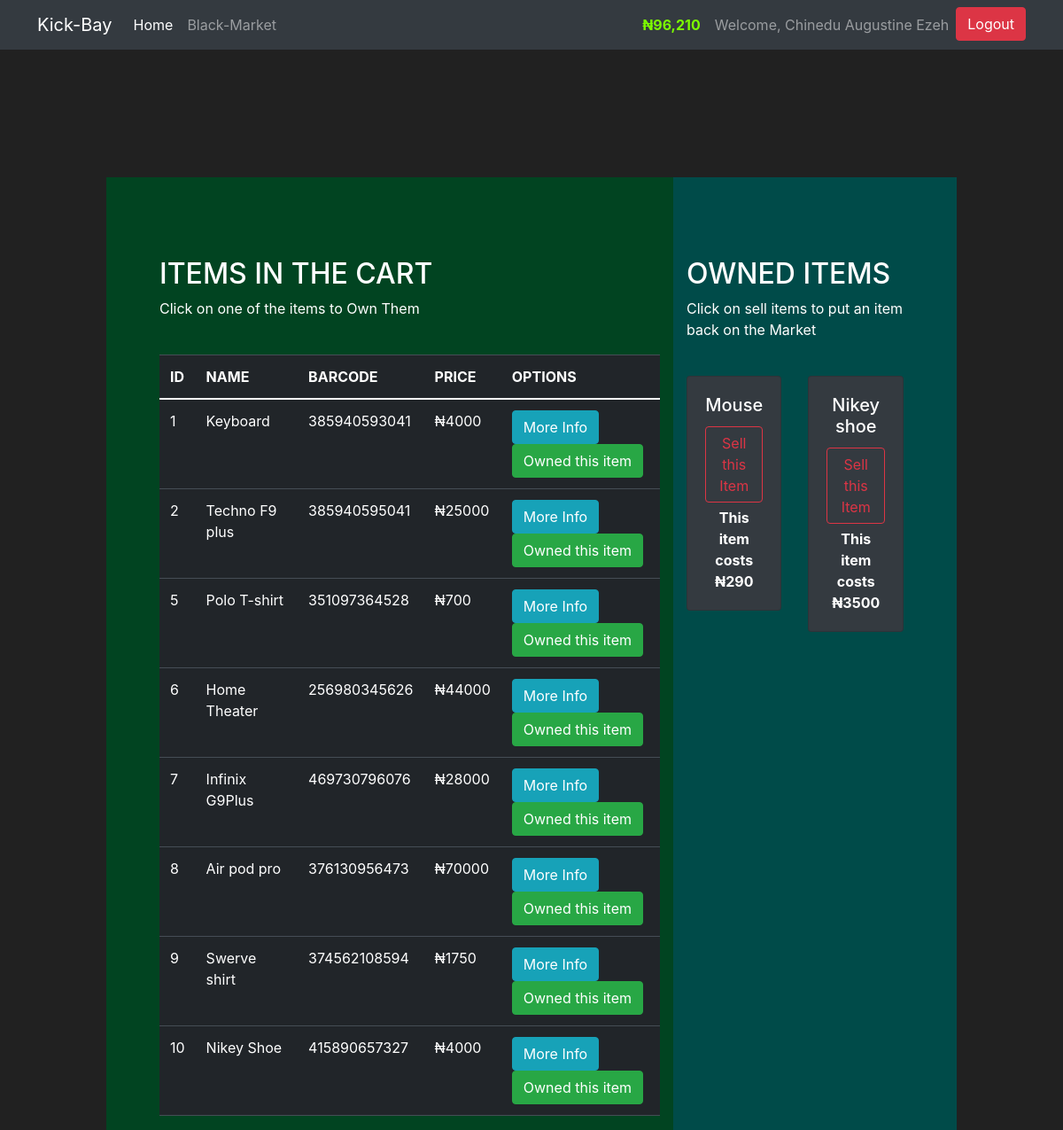
/market (signed in), run on the app's committed database.
### market/model.py (models this page shows, shortened)
class User(db.Model, UserMixin):
    id = db.Column(db.Integer(), primary_key=True)
    user_type = db.Column(db.Enum("1", "2", "3"), nullable=False, default="2")
    username = db.Column(db.String(length=30), nullable=False, unique=True)
    full_name = db.Column(db.String(length=40), nullable=False)
    email_address = db.Column(db.String(length=50), nullable=False, unique=True)
    password_hash = db.Column(db.String(length=60), nullable=False)
    gender = db.Column(db.Enum("Male",  "Female"), nullable=False)
    budget = db.Column(db.Integer(), nullable=False, default=100000)
    items = db.relationship('Item', backref='owned_user', lazy=True)
    @property
    def prettier_budget(self):
        if len(str(self.budget)) >= 4:
            return f'₦{str(self.budget)[:-3]},{str(self.budget)[-3:]}'
        else:
            return f'₦{self.budget}'
    @property
    def password(self):
        return self.password

class Item(db.Model):
    id = db.Column(db.Integer(), primary_key=True)
    name = db.Column(db.String(length=30), nullable=False, unique=True)
    price = db.Column(db.Integer(), nullable=False)
    barcode = db.Column(db.String(length=12), nullable=False, unique=True)
    description = db.Column(db.String(length=1024), nullable=False, unique=True)
    category = db.Column(db.Enum("Clothes", "Phone and Laptop", "Home appliances", "Bags", "Shoes", "Books", "Travelling"), nullable=False)
    color = db.Column(db.Enum("Red", "Blue", "Green", "Yellow", "Pink", "White", "Black", "Purple", "Indigo", "Grey", "Orange"), nullable=False)
    quantity = db.Column(db.Integer(), nullable=False)
    img_path = db.Column(db.String(length=130),  default="image.jpg", unique=True)
    owner = db.Column(db.Integer(), db.ForeignKey("user.id"))

### market/routes.py (the view, shortened to what this page needs)
@app.route('/market', methods=['GET', 'POST'])
@login_required
def market_page():
    purchase_form = PurchaseItemForm()
    selling_form = SellItemForm()
    if request.method == "GET":
        items = Item.query.filter_by(owner=None)
        owned_items = Item.query.filter_by(owner=current_user.id)
        return render_template('market.html', items=items, purchase_form=purchase_form, owned_items=owned_items,
                               selling_form=selling_form)

### market/model.py (called while the page is built)
@login.user_loader
def load_user(user_id):
    return User.query.get(user_id)

### market/templates/market.html (shortened to what this page needs)
{% extends 'base.html' %}
{% block table %}
<div class="row" style="margin-top:200px; margin-left:60px; margin-right:60px; padding-left:60px; padding-right:60px" >
   <div class="col-8" style="background-color:#014421; Padding-top:90px; padding-left:60px">
      <h2>ITEMS IN THE CART</h2>
      <p>Click on one of the items to Own Them</p>
      <br>
      <table class="table table-hover table-dark">
         <thead>
            <tr>
               <th scope="col">ID</th>
               <th scope="col">NAME</th>
               <th scope="col">BARCODE</th>
               <th scope="col">PRICE</th>
               <th scope="col">OPTIONS</th>
            </tr>
         </thead>
         <tbody>
            {% for item in items %}
            <tr>
               <td>{{item.id}}</td>
               <td>{{item.name}}</td>
               <td>{{item.barcode}}</td>
               <td>₦{{item.price}}</td>
               <td>
                  <button class="btn btn-outline btn-info" data-toggle="modal" data-target="#Modal-MoreInfo-{{ item.id }}">More Info</button>
                  <button class="btn btn-outline btn-success" data-toggle="modal" data-target="#Modal-PurchaseConfirm-{{ item.id }}">Owned this item</button>
               </td>
            </tr>
            {% endfor %}
         </tbody>
      </table>
   </div>
   <div class="col-4" style="background-color:#004B49; Padding-top:90px; padding-right:60px">
      <h2>OWNED ITEMS</h2>
      <p>Click on sell items to put an item back on the Market</p>
      <br>
      <div class="row">
          {% for owned_item in owned_items %}
            <div class="col-md-6">
                 <div style="margin-bottom: 5px" class="card text-center bg-dark">
                      <div class="card-body">
                          <h5 class="card-title">{{ owned_item.name }}</h5>
                          <button type="button" class="btn btn-outline-danger" style="margin-bottom: 5px"
                                  data-toggle="modal" data-target="#Modal-SellingConfirm-{{ owned_item.id }}">
                              Sell this Item
                          </button>
                          <p class="card-text"><strong>
                              This item costs ₦{{ owned_item.price }}
                          </strong></p>
                      </div>
                  </div>
             </div>
         {% endfor %}
      </div>
   </div>
</div>
{% endblock %}

### market/templates/base.html (shortened to what this page needs)
<!doctype html>
<html lang="en">
   <head>
      <link href="https://cdn.jsdelivr.net/npm/bootstrap@5.1.0/dist/css/bootstrap.min.css" rel="stylesheet">
      <link href="https://cdn.jsdelivr.net/npm/bootstrap@5.1.0/dist/css/bootstrap.min.css" rel="stylesheet">
      <link rel="stylesheet" href="https://stackpath.bootstrapcdn.com/bootstrap/4.3.1/css/bootstrap.min.css">
   </head>
   <body>
      <nav class="navbar navbar-expand-md navbar-dark bg-dark fixed-top">
         <div class="container-xl">
         <a class="navbar-brand" href="{{ url_for('home_page') }}">Kick-Bay</a>
         <div class="collapse navbar-collapse" id="navbarNav">
            <ul class="navbar-nav mr-auto">
               <li class="nav-item active">
                  <a class="nav-link" href="{{ url_for('home_page') }}">Home <span class="sr-only">(current)</span></a>
               </li>
               <li class="nav-item">
                  <a class="nav-link" href="{{ url_for('market_page') }}">Black-Market</a>
               </li>
            </ul>
            {% if current_user.is_authenticated %}
            <ul class="navbar-nav">
               <li class="nav-item">
                  <a class="nav-link" style="color: lawngreen; font-weight:bold">
                  {{ current_user.prettier_budget }}
                  </a>
               </li>
               <li class="nav-item">
                  <a class="nav-link" >Welcome, {{ current_user.full_name }}</a>
               </li>
               <li class="nav-item">
                  <a class="btn btn-md btn-danger center" href="{{ url_for('logout_page') }}">Logout</a>
               </li>
            </ul>
            {% endif %}
         </div>
             </div>
      </nav>
      {% block table %}
      {% endblock %}
   </body>
</html>

### market/templates/base.html (style rules this page uses)
body { background-color: #212121; color: white }

### data on the page
User: prettier_budget "₦96,210", full_name "Chinedu Augustine Ezeh"
Item: id "1", name "Keyboard", barcode "385940593041", price "4000"
Item: id "2", name "Techno F9 plus", barcode "385940595041", price "25000"
Item: id "5", name "Polo T-shirt", barcode "351097364528", price "700"
Item: id "6", name "Home Theater", barcode "256980345626", price "44000"
Item: id "7", name "Infinix G9Plus", barcode "469730796076", price "28000"
Item: id "8", name "Air pod pro", barcode "376130956473", price "70000"
Item: id "9", name "Swerve shirt", barcode "374562108594", price "1750"
Item: id "10", name "Nikey Shoe", barcode "415890657327", price "4000"
Item: name "Mouse", price "290"
Item: name "Nikey shoe", price "3500"
